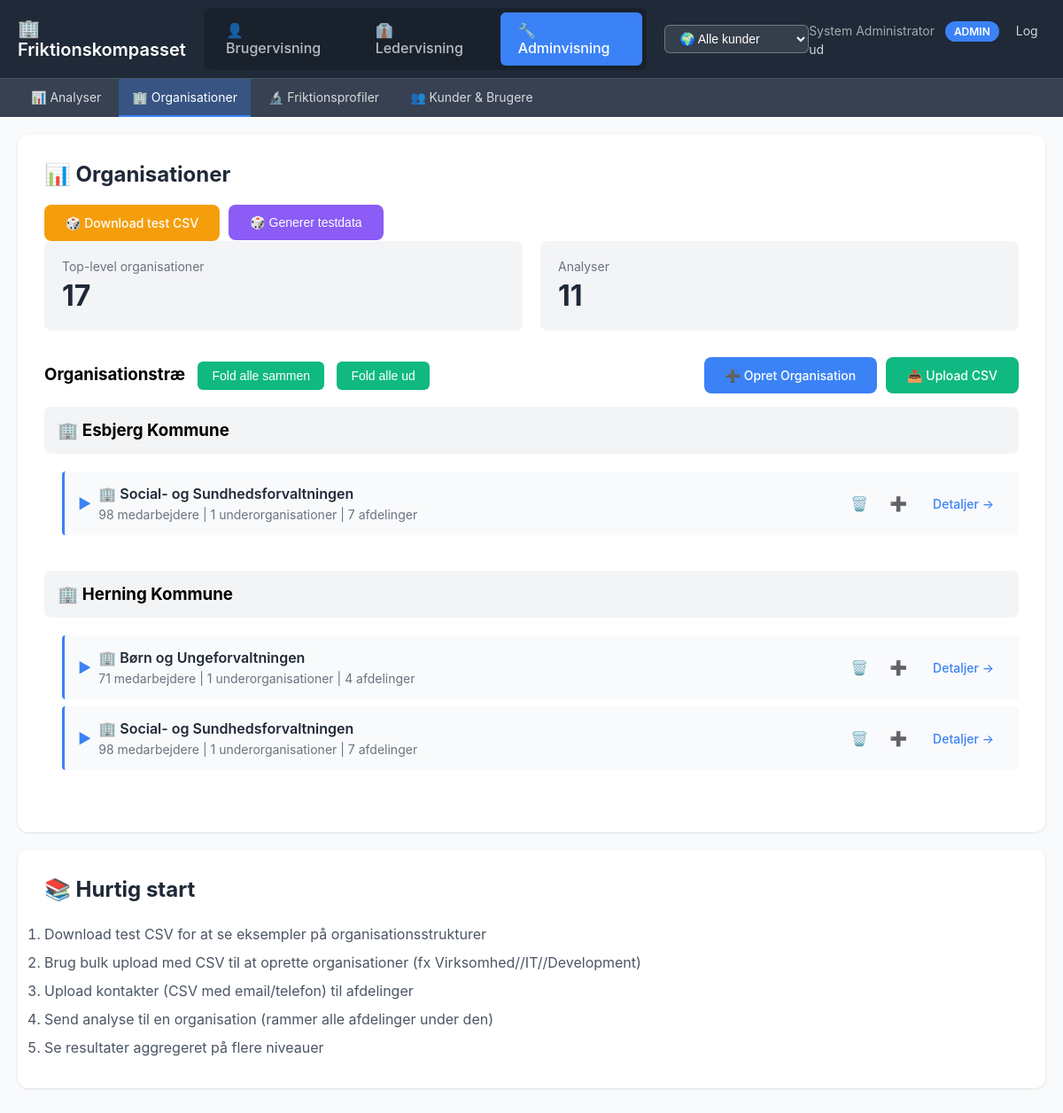
/admin (signed in), run on the app's committed database.
### tables this page shows
CREATE TABLE customers (
                id TEXT PRIMARY KEY,
                name TEXT NOT NULL,
                contact_email TEXT,
                is_active INTEGER DEFAULT 1,
                created_at TIMESTAMP DEFAULT CURRENT_TIMESTAMP
            );

CREATE TABLE organizational_units (
                id TEXT PRIMARY KEY,
                parent_id TEXT,
                name TEXT NOT NULL,
                full_path TEXT NOT NULL,
                level INTEGER NOT NULL DEFAULT 0,
                
                -- Leder info (kan være på alle niveauer)
                leader_name TEXT,
                leader_email TEXT,
                
                -- Metrics (typisk på leaf nodes, men kan være alle steder)
                employee_count INTEGER DEFAULT 0,
                sick_leave_percent REAL DEFAULT 0,
                
                created_at TIMESTAMP DEFAULT CURRENT_TIMESTAMP, customer_id TEXT REFERENCES customers(id) ON DELETE CASCADE,
                
                FOREIGN KEY (parent_id) REFERENCES organizational_units(id) ON DELETE CASCADE
            );

### admin_app.py (the view, shortened to what this page needs)
@app.route('/admin')
@login_required
def admin_home():
    user = get_current_user()
    with get_db() as conn:
        if user['customer_id']:
            all_units = conn.execute("""
                SELECT
                    ou.*,
                    COUNT(DISTINCT children.id) as child_count,
                    COUNT(DISTINCT leaf.id) as leaf_count,
                    COALESCE(SUM(leaf.employee_count), ou.employee_count) as total_employees
                FROM organizational_units ou
                LEFT JOIN organizational_units children ON children.parent_id = ou.id
                LEFT JOIN (
                    SELECT ou2.id, ou2.full_path, ou2.employee_count FROM organizational_units ou2
                    LEFT JOIN organizational_units c ON ou2.id = c.parent_id
                    WHERE c.id IS NULL
                ) leaf ON leaf.full_path LIKE ou.full_path || '%'
                WHERE ou.customer_id = ?
                GROUP BY ou.id
                ORDER BY ou.full_path
            """, [user['customer_id']]).fetchall()
        else:
            all_units = conn.execute("""
                SELECT
                    ou.*,
                    COUNT(DISTINCT children.id) as child_count,
                    COUNT(DISTINCT leaf.id) as leaf_count,
                    COALESCE(SUM(leaf.employee_count), ou.employee_count) as total_employees
                FROM organizational_units ou
                LEFT JOIN organizational_units children ON children.parent_id = ou.id
                LEFT JOIN (
                    SELECT ou2.id, ou2.full_path, ou2.employee_count FROM organizational_units ou2
                    LEFT JOIN organizational_units c ON ou2.id = c.parent_id
                    WHERE c.id IS NULL
                ) leaf ON leaf.full_path LIKE ou.full_path || '%'
                GROUP BY ou.id
                ORDER BY ou.full_path
            """).fetchall()
        if user['role'] == 'admin':
            campaign_count = conn.execute("SELECT COUNT(*) as cnt FROM campaigns").fetchone()['cnt']
        customers = conn.execute("SELECT id, name FROM customers ORDER BY name").fetchall()
        customers_dict = {c['id']: c['name'] for c in customers}
    return render_template('admin/home.html',
                         units=[dict(u) for u in all_units],
                         campaign_count=campaign_count,
                         show_all_customers=(not user['customer_id']),
                         customers_dict=customers_dict)

### admin_app.py (called while the page is built)
def login_required(f):
    @wraps(f)
    def decorated_function(*args, **kwargs):
        if 'user' not in session:
            flash('Du skal være logget ind for at se denne side', 'error')
            return redirect(url_for('login'))
        return f(*args, **kwargs)
    return decorated_function

def get_current_user():
    return session.get('user')

### db_hierarchical.py (called while the page is built)
@contextmanager
def get_db():
    conn = sqlite3.connect(DB_PATH, timeout=30.0)
    conn.row_factory = sqlite3.Row
    conn.execute("PRAGMA journal_mode=WAL")
    try:
        yield conn
        conn.commit()
    finally:
        conn.close()

### templates/admin/home.html (shortened to what this page needs)
{% extends "admin/layout.html" %}
{% block content %}
<div class="card">
    <h2>📊 Organisationer</h2>
    <div class="action-buttons">
        <a href="/admin/generate-test-csv" class="btn" style="background: #f59e0b;">🎲 Download test CSV</a>
        <form method="POST" action="/admin/generate-test-data" style="display: inline;">
            <button type="submit" class="btn" style="background: #8b5cf6;">🎲 Generer testdata</button>
        </form>
    </div>
    <div class="stats">
        <div class="stat-box">
            <div class="label">Top-level organisationer</div>
            <div class="value">{{ units|length }}</div>
        </div>
        <div class="stat-box">
            <div class="label">Analyser</div>
            <div class="value">{{ campaign_count }}</div>
        </div>
    </div>
    <div style="display: flex; justify-content: space-between; align-items: center; margin-top: 30px; margin-bottom: 15px;">
        <h3 style="margin: 0;">
            Organisationstræ
            <button class="expand-all-btn" onclick="toggleAll(false)">Fold alle sammen</button>
            <button class="expand-all-btn" onclick="toggleAll(true)">Fold alle ud</button>
        </h3>
        <div class="action-buttons">
            <a href="/admin/unit/new" class="btn">➕ Opret Organisation</a>
            <a href="/admin/bulk-upload" class="btn" style="background: #10b981;">📤 Upload CSV</a>
        </div>
    </div>
    {% if units %}
        {% if show_all_customers %}
            {% for customer_id, customer_name in customers_dict.items() %}
                <div style="margin-bottom: 40px;">
                    <h3 style="background: #f3f4f6; padding: 15px; border-radius: 8px; margin-bottom: 15px;">
                        🏢 {{ customer_name }}
                    </h3>
                    <div class="org-tree" style="margin-left: 20px;">
                        {% for unit in units %}
                            {% if unit.customer_id == customer_id and not unit.parent_id %}
                                {% include 'admin/_tree_node.html' %}
                            {% endif %}
                        {% endfor %}
                    </div>
                </div>
            {% endfor %}
        {% endif %}
    {% else %}
        <div class="empty">
            <p>Ingen organisationer endnu.</p>
            <p style="margin-top: 10px;">Opret din første organisation for at komme i gang!</p>
        </div>
    {% endif %}
</div>
<div class="card">
    <h2>📚 Hurtig start</h2>
    <ol style="line-height: 2; color: #4b5563;">
        <li>Download test CSV for at se eksempler på organisationsstrukturer</li>
        <li>Brug bulk upload med CSV til at oprette organisationer (fx Virksomhed//IT//Development)</li>
        <li>Upload kontakter (CSV med email/telefon) til afdelinger</li>
        <li>Send analyse til en organisation (rammer alle afdelinger under den)</li>
        <li>Se resultater aggregeret på flere niveauer</li>
    </ol>
</div>
{% endblock %}

### templates/admin/layout.html (shortened to what this page needs)
<!DOCTYPE html>
<html>
<head>
</head>
<body>
    <nav class="nav">
        <div class="nav-container">
            <div class="nav-brand">🏢 Friktionskompasset</div>
            {% if session.user.role == 'admin' and not session.impersonating %}
            <ul class="view-switcher">
                <li><a href="/admin/view/user" {% if session.get('view_mode') == 'user' %}class="active"{% endif %}>👤 Brugervisning</a></li>
                <li><a href="/admin/view/manager" {% if session.get('view_mode') == 'manager' %}class="active"{% endif %}>👔 Ledervisning</a></li>
                <li><a href="/admin/view/admin" {% if session.get('view_mode', 'admin') == 'admin' %}class="active"{% endif %}>🔧 Adminvisning</a></li>
            </ul>
            {% endif %}
            {% if session.user.role == 'admin' %}
            <div class="customer-switcher">
                <select id="customerSelect" onchange="switchCustomer(this.value)">
                    <option value="">🌍 Alle kunder</option>
                </select>
            </div>
            {% endif %}
            <div class="nav-user">
                {{ session.user.name }}
                <span class="user-badge">{{ session.user.role|upper }}</span>
                <a href="/logout" style="color: rgba(255,255,255,0.8); margin-left: 15px; text-decoration: none;">Log ud</a>
            </div>
        </div>
    </nav>
    <div class="submenu">
        <div class="submenu-container">
            {% set view_mode = session.get('view_mode', 'admin') %}
            {% if view_mode == 'user' %}
            <ul class="submenu-links">
                <li><a href="/admin/user-view/survey" {% if 'user-view' in request.path %}class="active"{% endif %}>📝 Spørgeskema</a></li>
            </ul>
            {% else %}
            <ul class="submenu-links">
                <li><a href="/admin/analyser" {% if 'analyser' in request.path %}class="active"{% endif %}>📊 Analyser</a></li>
                <li><a href="/admin" {% if request.path == '/admin' and 'campaign' not in request.path %}class="active"{% endif %}>🏢 Organisationer</a></li>
                <li><a href="/admin/profiler" {% if 'profiler' in request.path %}class="active"{% endif %}>🔬 Friktionsprofiler</a></li>
                <li><a href="/admin/customers" {% if 'customers' in request.path %}class="active"{% endif %}>👥 Kunder & Brugere</a></li>
            </ul>
            {% endif %}
        </div>
    </div>
    <div class="container">
        {% block content %}{% endblock %}
    </div>
</body>
</html>

### templates/admin/_tree_node.html (shortened to what this page needs)
{% macro render_tree_node(unit, units) %}
<div class="tree-node level-{{ unit.level }}" data-unit-id="{{ unit.id }}" data-parent-id="{{ unit.parent_id or '' }}" data-level="{{ unit.level }}">
    <div class="tree-node-header">
        <div style="display: flex; align-items: center; flex: 1;">
            {% if unit.child_count > 0 %}
            <span class="toggle-btn" onclick="toggleChildren('{{ unit.id }}')">▼</span>
            {% else %}
            <span style="margin-right: 20px;"></span>
            {% endif %}
            <div>
                <div class="tree-node-title">
                    {% if unit.level == 0 %}🏢{% elif unit.level == 1 %}📁{% elif unit.level == 2 %}📂{% else %}📄{% endif %}
                    {{ unit.name }}
                </div>
                <div class="tree-node-meta">
                    {{ unit.total_employees or unit.employee_count }} medarbejdere
                    {% if unit.child_count > 0 %}
                        | {{ unit.child_count }} underorganisationer
                    {% endif %}
                    {% if unit.leaf_count > 0 %}
                        | {{ unit.leaf_count }} afdelinger
                    {% endif %}
                </div>
            </div>
        </div>
        <div class="tree-node-actions">
            <button onclick="confirmDelete('{{ unit.id }}', '{{ unit.name }}')" class="btn-delete" title="Slet organisation">🗑️</button>
            <a href="/admin/unit/new?parent={{ unit.id }}" class="btn-create" title="Opret underorganisation">➕</a>
            <a href="/admin/unit/{{ unit.id }}" class="btn-detail">Detaljer →</a>
        </div>
    </div>
</div>
{% endmacro %}
{% if unit is defined %}
    {{ render_tree_node(unit, units) }}
{% endif %}

### templates/admin/layout.html (style rules this page uses)
* { margin: 0; padding: 0; box-sizing: border-box; }
body { font-family: -apple-system, BlinkMacSystemFont, 'Segoe UI', Arial, sans-serif; background: #f9fafb; }
.nav { background: #1f2937; color: white; padding: 0; box-shadow: 0 2px 4px rgba(0,0,0,0.1); }
.nav-container { max-width: 1400px; margin: 0 auto; display: flex; align-items: center; justify-content: space-between; padding: 0 20px; }
.nav-brand { font-size: 1.25rem; font-weight: 600; padding: 20px 0; }
.view-switcher { display: flex; gap: 5px; list-style: none; background: rgba(0,0,0,0.2); padding: 5px; border-radius: 8px; }
.view-switcher a { color: rgba(255,255,255,0.7); text-decoration: none; padding: 10px 20px; display: block; transition: all 0.2s; border-radius: 6px; font-weight: 500; }
.view-switcher a.active { background: #3b82f6; color: white; }
.submenu { background: #374151; border-top: 1px solid rgba(255,255,255,0.1); }
.submenu-container { max-width: 1400px; margin: 0 auto; padding: 0 20px; }
.submenu-links { display: flex; gap: 5px; list-style: none; padding: 0; margin: 0; }
.submenu-links a { color: rgba(255,255,255,0.8); text-decoration: none; padding: 12px 15px; display: block; transition: all 0.2s; font-size: 0.875rem; }
.submenu-links a.active { background: rgba(59, 130, 246, 0.3); color: white; border-bottom: 2px solid #3b82f6; }
.nav-user { color: rgba(255,255,255,0.6); font-size: 0.875rem; }
.user-badge { display: inline-block; background: #3b82f6; color: white; padding: 4px 10px; border-radius: 12px; font-size: 0.75rem; font-weight: 600; margin-left: 8px; }
.customer-switcher { margin-left: 20px; }
.customer-switcher select { padding: 6px 12px; border-radius: 6px; border: 1px solid rgba(255,255,255,0.3); background: rgba(255,255,255,0.1); color: white; font-size: 14px; cursor: pointer; transition: all 0.2s; }
.customer-switcher select option { background: #1f2937; color: white; }
.container { max-width: 1400px; margin: 0 auto; padding: 20px; }

### templates/admin/home.html (style rules this page uses)
.card { background: white; border-radius: 12px; padding: 30px; margin-bottom: 20px; box-shadow: 0 1px 3px rgba(0,0,0,0.1); }
.card h2 { margin-bottom: 20px; color: #1f2937; }
.btn { background: #3b82f6; color: white; padding: 12px 24px; text-decoration: none; border-radius: 8px; display: inline-block; font-weight: 500; border: none; cursor: pointer; font-size: 0.875rem; }
.stats { display: grid; grid-template-columns: repeat(auto-fit, minmax(200px, 1fr)); gap: 20px; margin-bottom: 30px; }
.stat-box { background: #f3f4f6; padding: 20px; border-radius: 8px; }
.stat-box .label { color: #6b7280; font-size: 0.875rem; }
.stat-box .value { color: #1f2937; font-size: 2rem; font-weight: bold; margin-top: 5px; }
.org-tree { margin: 20px 0; }
.tree-node { margin: 8px 0; padding: 15px; background: #f9fafb; border-left: 3px solid #3b82f6; border-radius: 4px; transition: all 0.2s; }
.tree-node.level-0 { margin-left: 0; border-color: #3b82f6; }
.toggle-btn { cursor: pointer; user-select: none; margin-right: 8px; font-weight: bold; color: #3b82f6; }
.expand-all-btn { background: #10b981; color: white; padding: 8px 16px; border: none; border-radius: 6px; cursor: pointer; font-size: 0.875rem; margin-left: 10px; }
.tree-node-header { display: flex; align-items: center; justify-content: space-between; }
.tree-node-title { font-weight: 600; color: #1f2937; font-size: 1rem; }
.tree-node-meta { color: #6b7280; font-size: 0.875rem; margin-top: 5px; }
.tree-node-actions { display: flex; gap: 8px; align-items: center; margin-left: auto; }
.btn-delete { color: #9ca3af; background: transparent; font-size: 1rem; padding: 4px 8px; border-radius: 4px; border: none; cursor: pointer; transition: all 0.2s; }
.btn-create { color: #9ca3af; background: transparent; text-decoration: none; font-size: 1rem; padding: 4px 8px; border-radius: 4px; border: none; cursor: pointer; transition: all 0.2s; }
.btn-detail { color: #3b82f6; background: transparent; text-decoration: none; font-size: 0.875rem; font-weight: 500; padding: 6px 12px; border-radius: 6px; border: 1px solid transparent; cursor: pointer; transition: all 0.2s; }
.action-buttons { display: flex; gap: 10px; flex-wrap: wrap; }

### data on the page
customers: name "Esbjerg Kommune"
organizational_units: name "Social- og Sundhedsforvaltningen", total_employees "98", child_count "1", leaf_count "7"
customers: name "Herning Kommune"
organizational_units: name "Børn og Ungeforvaltningen", total_employees "71", child_count "1", leaf_count "4"
organizational_units: name "Social- og Sundhedsforvaltningen", total_employees "98", child_count "1", leaf_count "7"

### other printed values
{{ session.user.name }} "System Administrator"
{{ session.user.role|upper }} "ADMIN"
{{ units|length }} "17"
{{ campaign_count }} "11"
